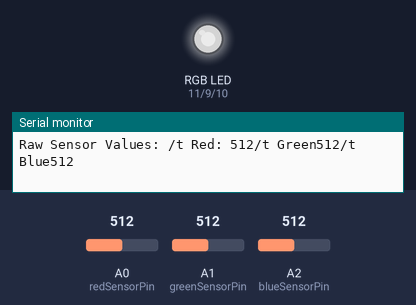
A sketch run on a simulated Arduino Uno, built with avr-gcc and run on an emulated ATmega328P. Shown: an RGB LED mixed from three pins (HIGH = lit), the last lines printed to the serial monitor. Inputs (shaded band) come from the test bench; at power-on: A0 (redSensorPin) = 512, A1 (greenSensorPin) = 512, A2 (blueSensorPin) = 512. Dim RGB values are drawn brighter than linear.

Above: at 1.2 s.
1.3 s: A0 (redSensorPin) set to 411
At 2.0 s:
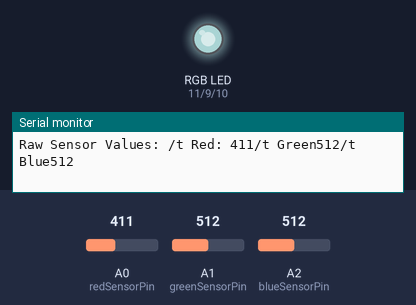
4.3 s: A0 (redSensorPin) set to 392
At 5.3 s:
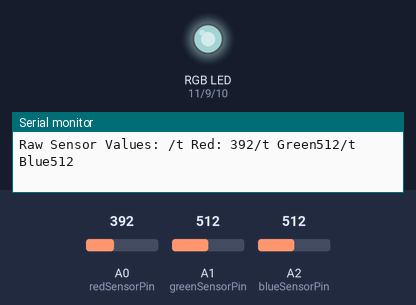
7.3 s: A1 (greenSensorPin) set to 415
At 8.8 s:
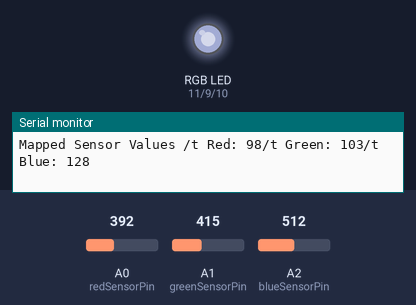
10.3 s: A1 (greenSensorPin) set to 387
At 11.1 s:
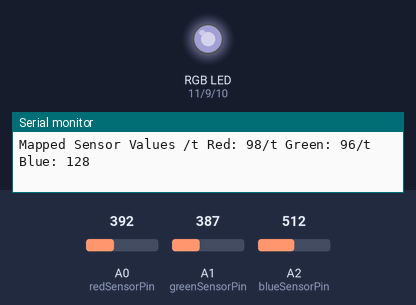
11.9 s: A2 (blueSensorPin) set to 414
At 12.4 s:
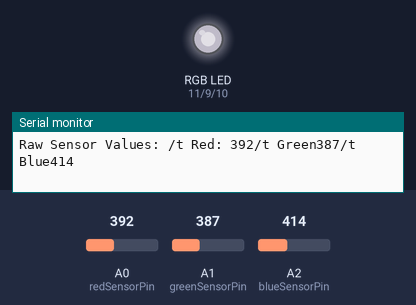
14.9 s: A2 (blueSensorPin) set to 382
At 16.1 s:
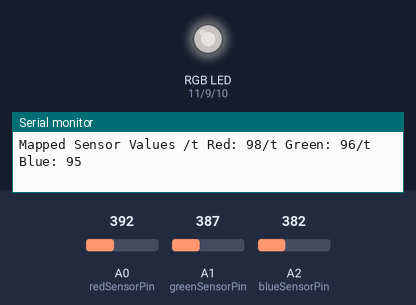
Timing chart, 0 to 17.9 s (numbered marks = the images above; inputs shaded):
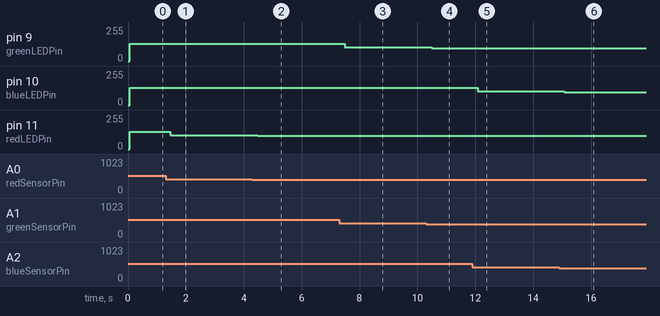

The sketch:

Color_Mixing_Lamp_04.ino
```cpp
//Setting the Constants for the code

//Constants for the LED
const int greenLEDPin = 9;
const int redLEDPin = 11;
const int blueLEDPin = 10;

//Constants for the sensors
const int redSensorPin = A0;
const int greenSensorPin = A1;
const int blueSensorPin = A2;

//Int variables
int red = 0;
int green = 0;
int blue = 0;
int redvalue = 0;
int greenvalue = 0;
int bluevalue = 0;

void setup(){
  Serial.begin(9600);

  //Setting pins as outputs
  pinMode(greenLEDPin,OUTPUT);
  pinMode(redLEDPin,OUTPUT);
  pinMode(blueLEDPin,OUTPUT);
}

void loop(){

  //Reading the values of all the sensors
  redvalue = analogRead(redSensorPin);
  delay(5);
  greenvalue = analogRead(greenSensorPin);
  delay(5);
  bluevalue = analogRead(blueSensorPin);
  delay(5);

  //Display the readings
  Serial.print("Raw Sensor Values: /t Red: ");
  Serial.print(redvalue);
  Serial.print("/t Green");
  Serial.print(greenvalue);
  Serial.print("/t Blue");
  Serial.println(bluevalue);

  //Converting the values to PWM values for the LED
  red = redvalue/4;
  green = greenvalue/4;
  blue = bluevalue/4;

  //PWM values calculated above
  Serial.print("Mapped Sensor Values /t Red: ");
  Serial.print(red);
  Serial.print("/t Green: ");
  Serial.print(green);
  Serial.print("/t Blue: ");
  Serial.println(blue);

  //Setting the output values to the LED
  analogWrite(redLEDPin, red);
  analogWrite(greenLEDPin, green);
  analogWrite(blueLEDPin, blue);
}
```

Measured:
- after the input at 1.3 s, pin 11 (redLEDPin): 128/255 → 102/255 after 0.16 s
- after the input at 4.3 s, pin 11 (redLEDPin): 102/255 → 98/255 after 0.19 s
- after the input at 7.3 s, pin 9 (greenLEDPin): 128/255 → 103/255 after 0.19 s
- after the input at 10.3 s, pin 9 (greenLEDPin): 103/255 → 96/255 after 0.19 s
- after the input at 11.9 s, pin 10 (blueLEDPin): 128/255 → 103/255 after 0.19 s
- after the input at 14.9 s, pin 10 (blueLEDPin): 103/255 → 95/255 after 0.17 s
